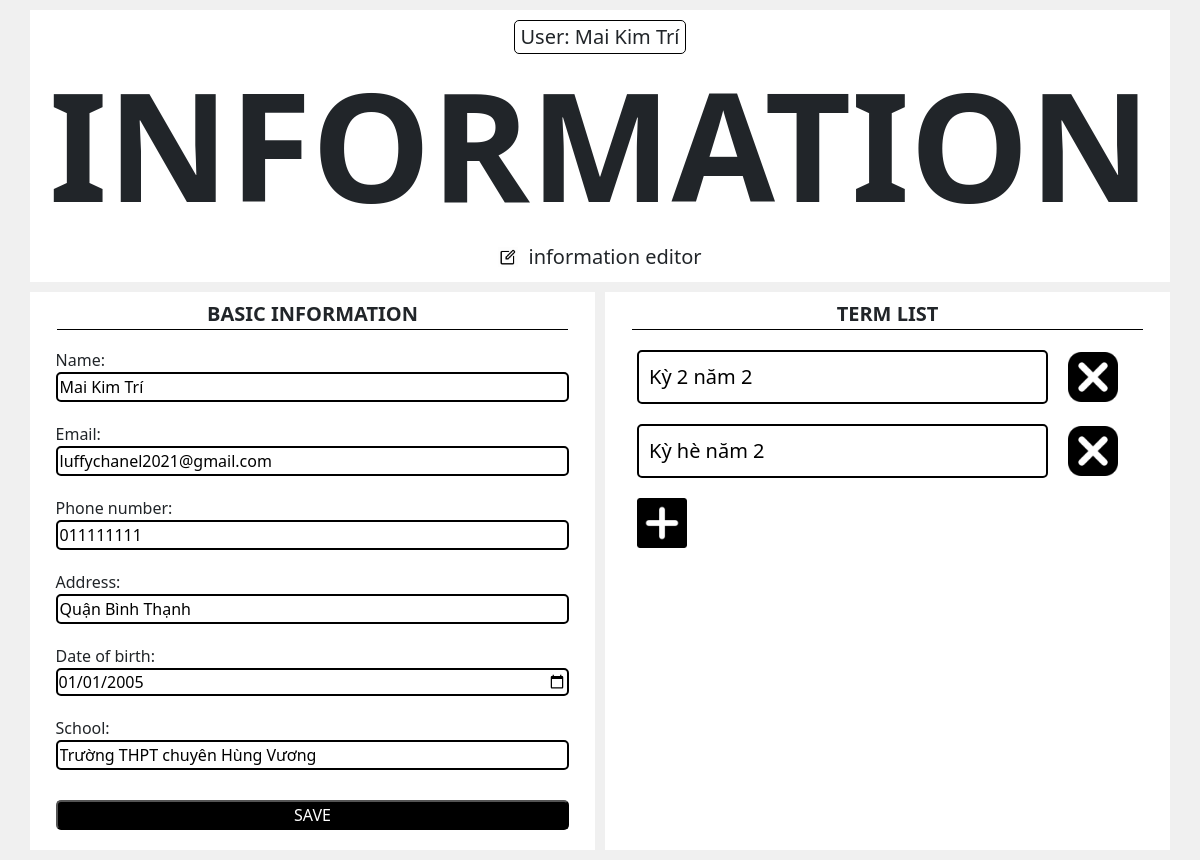
/edit/userInformation/id=1/, run on the app's committed database.
### main_site/models.py (models this page shows, shortened)
class UserInfo(models.Model):
    name = models.CharField(max_length=50, verbose_name='Họ và tên')
    email = models.EmailField(unique=True, null=True, verbose_name='Email')
    phoneNumber = models.CharField(max_length=15, null=True, verbose_name='Số điện thoại')
    address = models.CharField(max_length=255, null=True, verbose_name='Địa chỉ')
    dob = models.DateField(verbose_name='Ngày sinh', null=True)
    school = models.CharField(max_length=50, null=True, verbose_name='Thông tin trường học')
    user = models.OneToOneField(User, on_delete=models.CASCADE, related_name='info', verbose_name='Tài khoản người dùng')

class Term(models.Model):
    name = models.CharField(max_length=50, verbose_name='Tên kỳ học')
    startDate = models.DateField(verbose_name='Ngày bắt đầu')
    endDate = models.DateField(verbose_name='Ngày kết thúc', null=True, blank=True)
    totalOfMonths = models.IntegerField(verbose_name='Tổng số tháng dự kiến cho học kỳ')
    user = models.ForeignKey(User,on_delete=models.CASCADE,verbose_name='Thông tin người dùng')

### main_site/views.py (the view, shortened to what this page needs)
# urls.py: path('edit/userInformation/id=<int:userId>/', views.getEditUserInformation, name="editUserInformation"),
def getEditUserInformation(request, userId):
    user = User.objects.filter(id=userId).first()
    user_inf = UserInfo.objects.filter(user=user).first()
    terms = Term.objects.filter(user=user)
    context = {
        'user': user,
        'userInfo': user_inf,
        'terms': terms,
    }
    return render(request,'edit/userInformation.html', context)

### main_site/templates/edit/userInformation.html (shortened to what this page needs)
{% extends "base/base.html" %}
{% load static %}
{% block style %}
<link href="https://cdn.jsdelivr.net/npm/bootstrap@5.3.3/dist/css/bootstrap.min.css" rel="stylesheet">
<link rel="stylesheet" href="{% static "css/editModel.css" %}" type="text/css">
{% endblock style %}
{% block content %}
<div id="MainContainer">
    <div id="Header">
        <div class="MiniTitle" >
            <p class="Note MiniTitle-Text">User: {{userInfo.name}} </p>
        </div>
        <h1 class="Title">information</h1>
        <div class="MiniTitle" >
            <img src="{% static "images/Edit2.jpg" %}" alt="" class="MiniTitle-Icon"/>
            <p class="MiniTitle-Text">information editor</p>
        </div>
    </div>
    <div id="InformationContainer" class="row">
        <div id="LeftContainer" class="col">
            <div class="TitleContainer"><h2 class="Title">basic information</h2></div>
            <form method="POST">
                <label for="name">
                    Name:
                    <input id="name" type="text" name="name" value="{{userInfo.name}}" required />
                </label>
                <label for="email">
                    Email:
                    <input id="email" type="email" name="email" value="{{userInfo.email}}" required />
                </label>
                <label for="phoneNumber" >
                    Phone number:
                    <input type="text" name="phoneNumber" id ="phoneNumber" value="{{userInfo.phoneNumber}}" required/>
                </label>
                <label for="address" >
                    Address:
                    <input type="text" name="address" id ="address" value="{{userInfo.address}}" required/>
                </label>
                <label for="dob" >
                    Date of birth:
                    <input type="date" name="dob" id ="dob" value="{{userInfo.dob|date:'Y-d-m'}}" required/>
                </label>
                <label for="school">
                    School:
                    <input type="text" name="school" id ="school" value="{{userInfo.school}}" required/>
                </label>
                <button type="submit">SAVE</button>
            </form>
        </div>
        <div id="RightContainer" class="col" >
            <div class="TitleContainer"><h2 class="Title">term list</h2></div>
            {% for term in terms %}
            <div class="ChildItemContainer " id="term{{term.id}}">
                <a class="ChildItem" href="{% url "manageTerm" termId=term.id %}"> {{term.name}} </a>
                <img src="{% static "images/Delete6.png" %}" alt="Delete icon" class="ButtonIcon Delete" onclick="delTerm({{term.id}})">
            </div>
            {% endfor %}
            <img src="{% static "images/Add4.png" %}" alt="Add class icon" class="ButtonIcon" onclick="createNewTerm({{user.id}})">
        </div>
    </div>
</div>
{% endblock content %}

### static/css/base.css (style rules this page uses)
a { text-decoration: none !important; }

### static/css/editModel.css (style rules this page uses)
body { background-color: #f0f0f0; overflow-x: hidden; width: 100vw; }
#InformationContainer { width: 95%; margin: 10px auto; padding: 0; background-color: #f0f0f0; }
#LeftContainer { width: 100%; background-color: #ffffff; margin-right: 5px; }
div.TitleContainer { padding-left: 15px; padding-right: 15px; }
h2.Title { font-size: 20px; font-weight: bold; text-align: center; text-transform: uppercase; padding: 10px 0 3px; border-bottom: 1px solid black; }
#RightContainer { width: 100%; background-color: #ffffff; margin-left: 5px; }
#Header { background-color: #ffffff; width: 95%; margin: 10px auto; padding: 10px 0; }
h1.Title { font-size: 150px; text-align: center; font-weight: bold; text-transform: uppercase; }
.MiniTitle { display: flex; align-items: center; justify-content: center; }
.MiniTitle-Icon { width: 20px; height: 20px; margin-right: 10px; }
.MiniTitle-Text { font-size: 20px; display: inline; margin: 0; }
p.Note { padding: 1px 5px; border: 1px solid black; border-radius: 5px; }
form { margin: 0 auto; display: flex; flex-direction: column; align-items: center; justify-content: center; }
label { width: 95%; margin: 10px auto; }
input, select, textarea { width: 100%; border: 2px solid black; border-radius: 5px; }
button { width: 95%; background-color: black; border-radius: 5px; color: #ffffff; margin: 20px; }
.ButtonIcon { width: 50px; height: 50px; margin: 0 20px; }
.ButtonIcon.Delete { display: inline; }
.ChildItemContainer { display: flex; align-items: center; justify-content: flex-start; margin: 20px; }
a.ChildItem { display: inline-block; width: 85%; border: 2px solid black; border-radius: 5px; padding: 10px; color: black; text-decoration: none; font-size: 20px; }

### data on the page
UserInfo: name "Mai Kim Trí", email "luffychanel2021@gmail.com", phoneNumber "011111111", address "Quận Bình Thạnh", dob "01/01/2005", school "Trường THPT chuyên Hùng Vương"
Term: name "Kỳ 2 năm 2"
Term: name "Kỳ hè năm 2"
